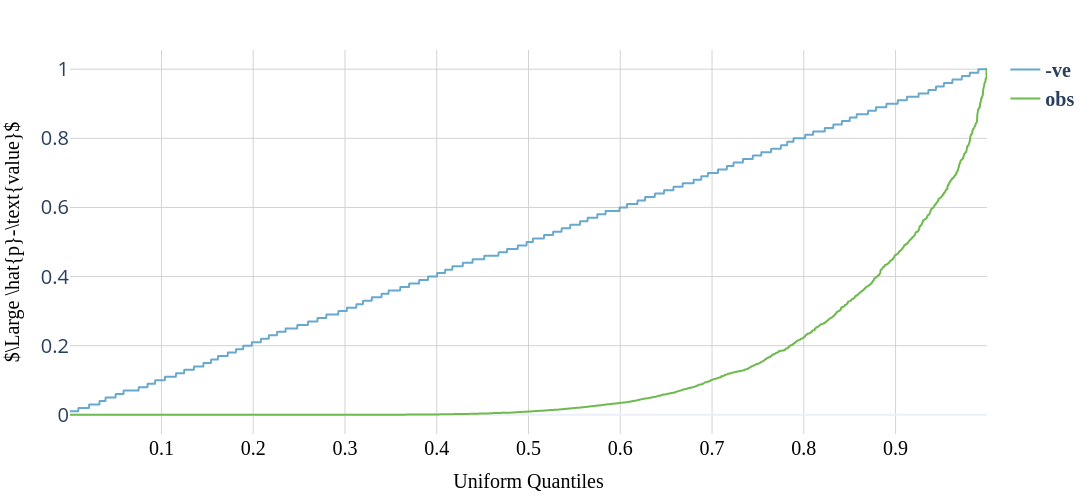

The notebook cell saved with this chart:
### Code cell
smile_fig_tos.show()

### Figure 1 — Plotly figure (JSON) as saved in the notebook; plotly's stock layout.template omitted (floating-point values rounded to 4 significant figures; data arrays with more than 128 entries replaced by an {"elided": "..."} marker saying what was removed)
{"data": [{"line": {"color": "#67a8cd", "shape": "spline", "smoothing": 1.3}, "marker": {"color": "#67a8cd", "size": 4}, "mode": "lines", "name": "<b>-ve</b>", "type": "scatter", "x": {"elided": "2904 float values"}, "y": {"elided": "2904 float values"}}, {"line": {"color": "#6fba4f", "shape": "spline", "smoothing": 1.3}, "marker": {"color": "#6fba4f", "size": 4}, "mode": "lines", "name": "<b>obs</b>", "type": "scatter", "x": {"elided": "2901 float values"}, "y": {"elided": "2901 float values"}}], "layout": {"autosize": true, "height": 500, "legend": {"font": {"family": "Times New Roman", "size": 20}}, "margin": {"b": 20, "l": 20, "r": 20, "t": 50}, "showlegend": true, "title": {"font": {"color": "black", "family": "Times New Roman", "size": 25}}, "width": 1200, "xaxis": {"gridcolor": "lightgrey", "tickfont": {"color": "black", "family": "Times New Roman", "size": 20}, "title": {"font": {"color": "black", "family": "Times New Roman", "size": 20}, "text": "Uniform Quantiles"}}, "yaxis": {"gridcolor": "lightgrey", "tickfont": {"size": 20}, "title": {"font": {"color": "black", "family": "Times New Roman", "size": 20}, "text": "$\\Large \\hat{p}-\\text{value}$"}}}}
